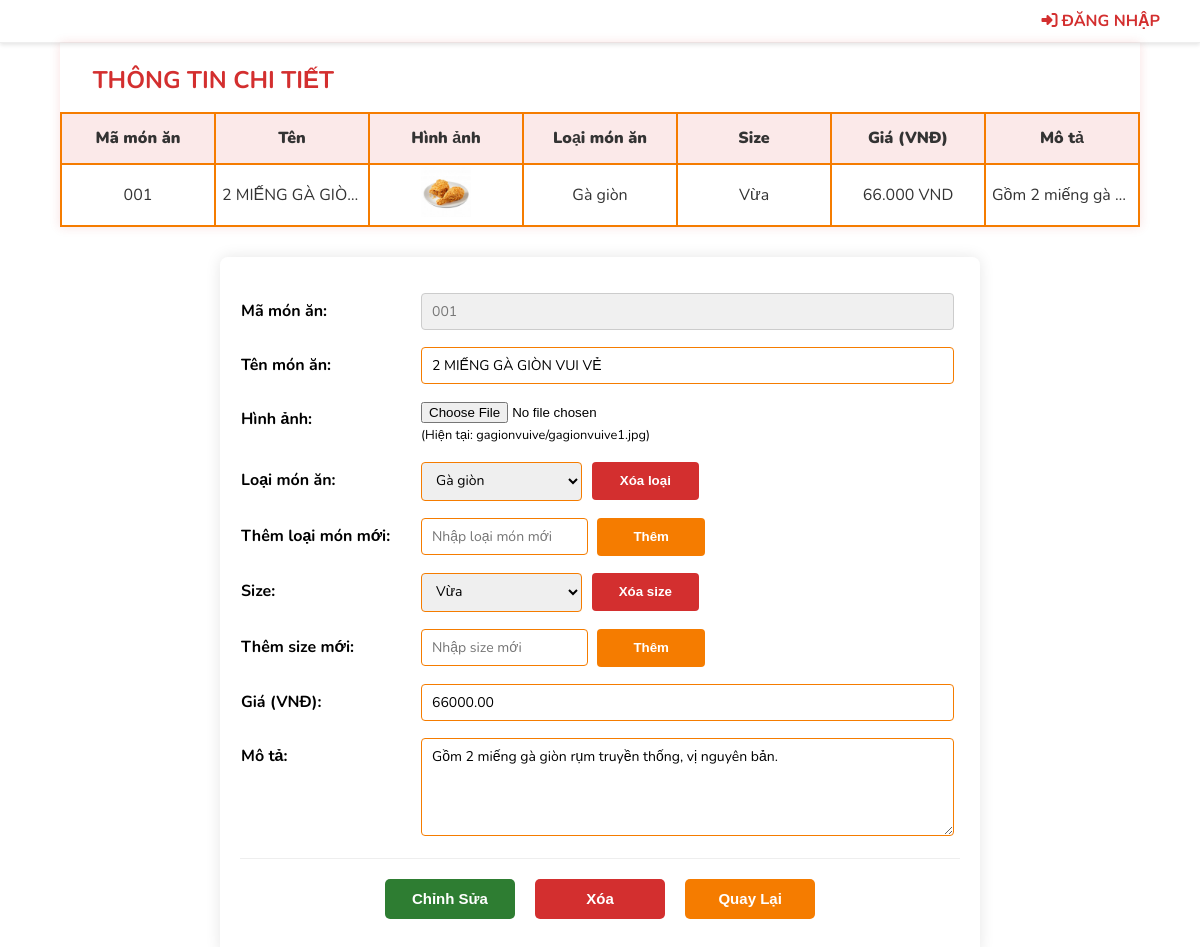
Before: /detail.php?mabienthe=1&page=1 with the older database file.
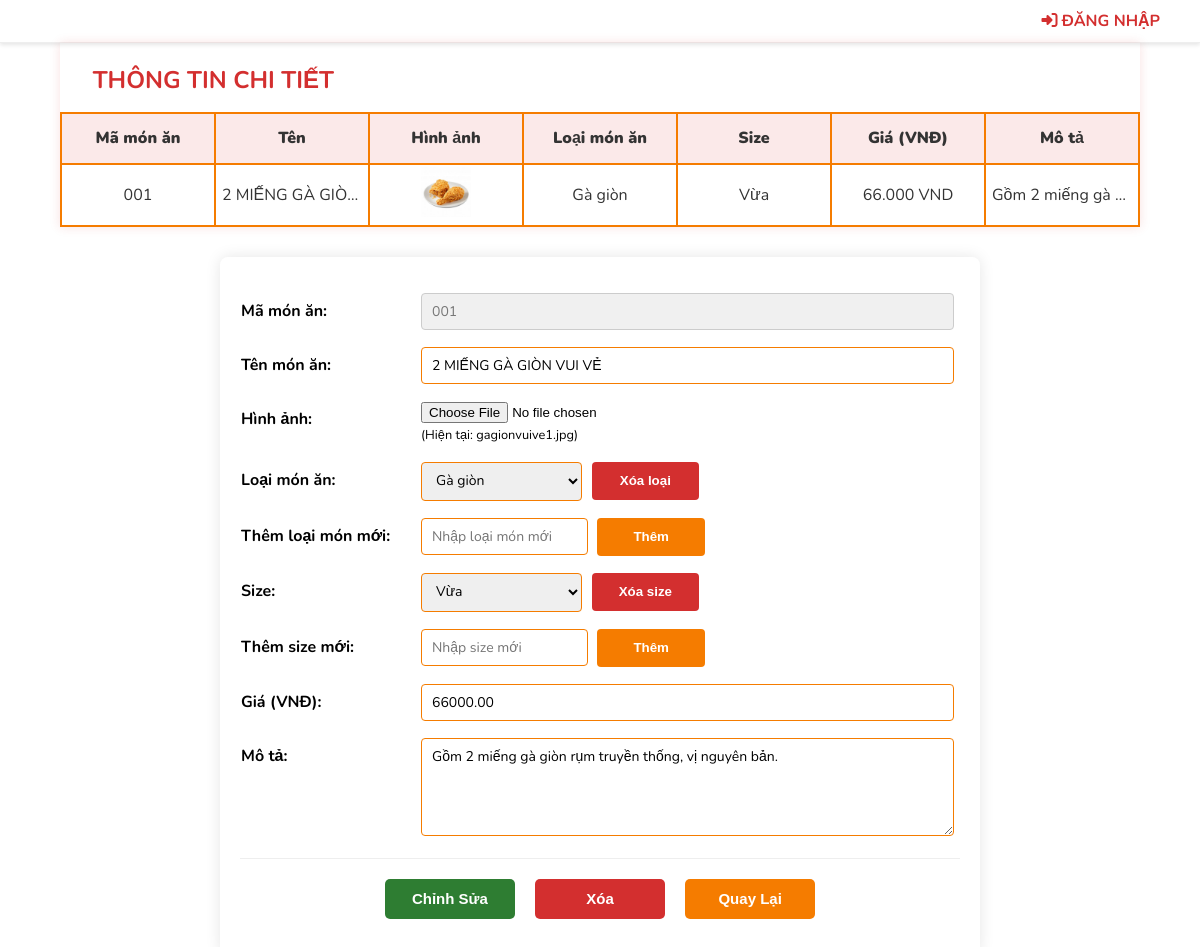
After: the same page with the newer database file.
### tables this page shows
CREATE TABLE LoaiMonAn (
    MaLoai INT AUTO_INCREMENT PRIMARY KEY,
    TenLoai VARCHAR(100) NOT NULL UNIQUE
);

CREATE TABLE BienTheMonAn (
    MaBienThe INT AUTO_INCREMENT PRIMARY KEY,
    
    MaMonAn INT NOT NULL,
    MaSize INT NOT NULL,  
    
    DonGia DECIMAL(18, 2) NOT NULL CHECK (DonGia >= 0),
    
    FOREIGN KEY (MaMonAn) REFERENCES MonAn(MaMonAn)
        ON DELETE CASCADE,
    FOREIGN KEY (MaSize) REFERENCES KichThuoc(MaSize)
        ON DELETE CASCADE,
    
     
    UNIQUE(MaMonAn, MaSize)
);

CREATE TABLE MonAn (
    MaMonAn INT AUTO_INCREMENT PRIMARY KEY,
    TenMonAn VARCHAR(255) NOT NULL,
    HinhAnh VARCHAR(500),
    MoTa TEXT,  
    
    MaLoai INT,
    FOREIGN KEY (MaLoai) REFERENCES LoaiMonAn(MaLoai)
        ON DELETE SET NULL 
        ON UPDATE CASCADE
);

CREATE TABLE KichThuoc (
    MaSize INT AUTO_INCREMENT PRIMARY KEY,
    TenSize VARCHAR(50) NOT NULL UNIQUE
);

### detail.php (the view, shortened to what this page needs)
<!DOCTYPE html>
<html lang="en">
<head>
    <link rel="stylesheet" href="css/detail.css">
</head>
<body>
    <?php include_once "includes/header2.php"; ?>
    <?php
        $hostname = "localhost";
        $username = "root";
        $password = "";
        $dbname = "quanly_cua_hang";
        $conn = mysqli_connect($hostname, $username, $password, $dbname);
        if( isset($_GET['mabienthe']) )
        {
            $maBienThe = $_GET['mabienthe'];
            $strSQL = "SELECT * FROM loaimonan, kichthuoc, monan, bienthemonan
                    WHERE loaimonan.MaLoai = monan.MaLoai
                    AND kichthuoc.MaSize = bienthemonan.MaSize
                    AND monan.MaMonAn = bienthemonan.MaMonAn
                    AND bienthemonan.MaBienThe = '$maBienThe'";
            $result = mysqli_query($conn, $strSQL);
            while( $row = mysqli_fetch_array($result) )
            {
                $maBienThe = $row['MaBienThe'];
                $tenMonAn = $row['TenMonAn'];
                $hinhAnh = $row['HinhAnh'];
                $tenLoai = $row['TenLoai'];
                $tenSize = $row['TenSize'];
                $maSize = $row['MaSize'];
                $donGia = $row['DonGia'];
                $moTa = $row['MoTa'];
            }
        }
    ?>
<?php
        function ChuanHoaMa($mma)
        {
            $kq = str_pad($mma, 3, '0', STR_PAD_LEFT);
            return $kq;
        }
        function SizeMonAn($size)
        {
            $hostname = "localhost";
            $username = "root";
            $password = "";
            $database = "quanly_cua_hang";
            $conn = mysqli_connect($hostname, $username, $password, $database);
            $strSQL_Size = "SELECT * FROM kichthuoc";
            $result_Size = mysqli_query($conn, $strSQL_Size);
            while( mysqli_num_rows($result_Size)>0 )
            {
                if( $row = mysqli_fetch_assoc($result_Size) )
                {
                    if( $size == $row['MaSize'] )
                    {
                        $kq = $row['TenSize'];
                        break;
                    }
                }
            }
            return $kq;
        }
        $sizeList = [];
        $strSQL_AllSize = "SELECT MaSize FROM kichthuoc";
        $resultAllSize = mysqli_query($conn, $strSQL_AllSize);
        if(mysqli_num_rows($resultAllSize) > 0)
        {
            while($r = mysqli_fetch_assoc($resultAllSize))
            {
                $sizeList[] = $r['MaSize'];
            }
        }
        $loaiList = [];
        $strSQL_AllLoai = "SELECT MaLoai FROM loaimonan";
        $resultAllLoai = mysqli_query($conn, $strSQL_AllLoai);
        if(mysqli_num_rows($resultAllLoai) > 0)
        {
            while($r = mysqli_fetch_assoc($resultAllLoai))
            {
                $loaiList[] = $r['MaLoai'];
            }
        }
        function LoaiMonAn($maloai)
        {
            $hostname = "localhost";
            $username = "root";
            $password = "";
            $database = "quanly_cua_hang";
            $conn = mysqli_connect($hostname, $username, $password, $database);
            $sql = "SELECT TenLoai FROM loaimonan WHERE MaLoai='$maloai'";
            $result = mysqli_query($conn, $sql);
            if($row = mysqli_fetch_assoc($result))
                return $row['TenLoai'];
            return "";
        }
    ?>
<form class="form1">
        <table>
            <tr>
                <td colspan="4">
                    <h2>THÔNG TIN CHI TIẾT</h2>
                </td>
            </tr>
            <tr class="tieude">
                <td>Mã món ăn</td>
                <td>Tên</td>
                <td>Hình ảnh</td>
                <td>Loại món ăn</td>
                <td>Size</td>
                <td>Giá (VNĐ)</td>
                <td>Mô tả</td>
            </tr>
            <?php
                echo "<tr class='noidung'>";
                    echo "<td>" . ChuanHoaMa($maBienThe) . "</td>";
                    echo "<td>" . $tenMonAn . "</td>";
                    $anh = "img/". $hinhAnh;
                    echo "<td>" . "<img src='$anh' width='50px' height='50px'>" . "</td>";
                    echo "<td>" . $tenLoai . "</td>";
                    echo "<td>" . $tenSize . "</td>";
                    echo "<td>" . number_format($donGia, 0, ',', '.') . " VND" . "</td>";
                    echo "<td>" . $moTa . "</td>";
                echo "</tr>";
            ?>
        </table>
    </form>
<form class="form2" method="post" enctype="multipart/form-data">
        <table>
            <tr>
                <td class="tieude">Mã món ăn:</td>
                <td class="noidung">
                    <input type="text" name="mabienthe"
                        value="<?php echo isset($maBienThe) ? ChuanHoaMa($maBienThe) : '' ?>" readonly>
                </td>
            </tr>
            <tr>
                <td class="tieude">Tên món ăn:</td>
                <td class="noidung">
                    <input type="text" name="tenmonan"
                        value="<?php echo isset($tenMonAn) ? $tenMonAn : '' ?>">
                </td>
            </tr>
            <tr>
                <td class="tieude">Hình ảnh:</td>
                <td class="noidung">
                    <input type="file" name="hinhanh" accept="image/*">
                    <br>
                    <span style="font-size: 0.8em;">(Hiện tại: <?php echo isset($hinhAnh) ? $hinhAnh : '' ?>)</span>
                </td>
            </tr>
            <tr>
                <td class="tieude">Loại món ăn:</td>
                <td class="dropdownsize">
                    <select name="loaimonan">
                        <?php
                            foreach($loaiList as $maloai)
                            {
                                $tenLoaiList = LoaiMonAn($maloai);
                                $selected = ($tenLoai == $tenLoaiList) ? "selected" : "";
                                echo "<option value='$maloai' $selected>$tenLoaiList</option>";
                            }
                        ?>
                    </select>
                    <input type="submit" name="btnDeleteLoai" value="Xóa loại" onclick="return confirm('Bạn có chắc muốn xóa loại này?');">
                </td>
            </tr>
            <tr>
                <td class="tieude">Thêm loại món mới:</td>
                <td class="themloai">
                    <input type="text" class="loaimoi" name="tenloai" placeholder="Nhập loại món mới">
                    <input type="submit" class="btnloaimoi" name="btnthemloai" value="Thêm">
                </td>
            </tr>
            <tr>
                <td class="tieude">Size:</td>
                <td  class="dropdownsize">
                    <select name="size">
                        <?php
                            foreach($sizeList as $size)
                            {
                                $tenSizee = SizeMonAn($size);
                                $selected = ($size == $maSize) ? "selected" : "";
                                echo "<option value='$size' $selected>$tenSizee</option>";
                            }
                        ?>
                    </select>
                    <input type="submit" name="btnDeleteSize" value="Xóa size" onclick="return confirm('Bạn có chắc muốn xóa size này?');">
                </td>
            </tr>
            <tr>
                <td class="tieude">
                    Thêm size mới:
                </td>
                <td class="themsize">
                    <input type="text" class="sizemoi" name="tensize" placeholder="Nhập size mới">
                    <input type="submit" class="btnsizemoi" name="btnthemsize" value="Thêm">
                </td>
            </tr>
            <tr>
                <td class="tieude">Giá (VNĐ):</td>
                <td class="noidung">
                    <input type="text" name="gia"
                        value="<?php echo isset($donGia) ? $donGia : '' ?>">
                </td>
            </tr>
            <tr>
                <td class="tieude">Mô tả:</td>
                <td class="noidung">
                    <textarea name="mota" rows="4" cols="50"><?php
                        echo isset($moTa) ? $moTa : '';
                    ?></textarea>
                </td>
            </tr>
            <tr>
                <td colspan="2" class="tdbtn">
                    <input type="submit" class="btnEdit" name="btnedit" value="Chỉnh Sửa">
                    <input type="submit" class="btnDelete" name="btndelete" value="Xóa">
                    <input type="submit" class="btnBack" name="btnback" value="Quay Lại">
                </td>
            </tr>
        </table>
    </form>
</body>
</html>

### includes/header2.php (shortened to what this page needs)
<!DOCTYPE html>
<html lang="vi">
<head>
  <link rel="stylesheet" href="https://cdnjs.cloudflare.com/ajax/libs/font-awesome/6.4.0/css/all.min.css" />
  <link rel="stylesheet" href="css/header2.css">
</head>
<body>
  <header class="header-wrapper">
    <div class="header-user">
      <?php if (isset($_SESSION['loggedin'])): ?>
        <div class="user-auth" id="userAuthDropdown">
          <div class="dropdown-toggle">
            <i class="fas fa-user-circle" style="font-size: 1.5rem; color: #d32f2f;"></i>
            <span><?php echo htmlspecialchars($_SESSION['HoTen'] ?? 'Admin'); ?></span>
            <i class="fas fa-caret-down" style="font-size: 0.8rem; color: #999;"></i>
          </div>
          <div class="dropdown-menu">
            <a href="home.php"><i class="fas fa-utensils"></i> Quản lý món ăn</a>
            <a href="duyet_don.php"><i class="fas fa-check-circle"></i> Duyệt đơn hàng</a>
            <a href="DangNhap.php?logout=true" onclick="return confirm('Bạn có chắc muốn đăng xuất?');">
              <i class="fas fa-sign-out-alt"></i> Đăng xuất
            </a>
          </div>
        </div>
      <?php else: ?>
        <a href="DangNhap.php" style="text-decoration: none; color: #d32f2f; font-weight: bold; padding: 5px 10px;">
          <i class="fas fa-sign-in-alt"></i> ĐĂNG NHẬP
        </a>
      <?php endif; ?>
    </div>
  </header>
</body>
</html>

### css/detail.css (style rules this page uses)
body { display: flex; flex-direction: column; justify-content: flex-start; align-items: center; margin: 0; min-height: 100vh; font-family: 'Nunito', sans-serif; margin-top: 20px; background-color: #fff; }
h2 { color: #d32f2f; margin-left: 5%; text-transform: uppercase; margin-bottom: 15px; }
.form1 { width: 90%; margin-bottom: 20px; }
.form1 table { border-collapse: collapse; table-layout: fixed; width: 100%; box-shadow: 0 0 10px rgba(211, 47, 47, 0.15); }
.form1 .tieude td, .noidung td { border: 2px solid #f57c00; text-align: center; vertical-align: middle; height: 45px; overflow: hidden; white-space: nowrap; text-overflow: ellipsis; padding: 2px 6px; color: #333; }
.tieude td { background-color: rgba(211, 47, 47, 0.1); color: #d32f2f; font-weight: 900; }
.noidung td { background-color: #fff; }
.form2 { width: 60%; margin-top: 10px; padding: 20px; box-shadow: 0 0 15px rgba(0, 0, 0, 0.1); border-radius: 8px; margin-bottom: 50px; }
.form2 table { border-collapse: separate; border-spacing: 0 15px; width: 100%; }
.form2 .tieude { font-weight: bold; width: 25%; color: black; vertical-align: top; padding-top: 8px; }
.form2 .noidung { width: 75%; vertical-align: middle; }
.form2 input[type="text"], .form2 textarea, .form2 select { width: 95%; padding: 8px 10px; border: 1px solid #f57c00; border-radius: 4px; outline: none; font-family: 'Nunito', sans-serif; transition: 0.3s; font-size: 14px; }
.form2 .noidung textarea { height: 80px; resize: vertical; }
input[readonly] { background-color: #f0f0f0; color: #777; border-color: #ccc !important; }
.dropdownsize select { width: 30%; }
.dropdownsize input[type="submit"] { width: 20%; height: 38px; font-weight: bold; background-color: #d32f2f; color: #fff; border-radius: 4px; border: none; cursor: pointer; transition: 0.3s; margin-left: 5px; }
.loaimoi, .sizemoi { width: 27% !important; }
.btnloaimoi, .btnsizemoi { width: 20%; height: 38px; font-weight: bold; background-color: #f57c00; color: #fff; border-radius: 4px; border: none; cursor: pointer; transition: 0.3s; margin-left: 5px; }
.tdbtn { text-align: center; padding-top: 20px; border-top: 1px solid #eee; }
.tdbtn input { width: 130px; height: 40px; font-weight: bold; border-radius: 5px; border: none; color: #fff; margin: 0 8px; cursor: pointer; font-size: 15px; transition: 0.3s; }
.btnEdit { background-color: #2e7d32; }
.btnDelete { background-color: #d32f2f; }
.btnBack { background-color: #f57c00; }

### css/header2.css (style rules this page uses)
body { margin: 0; padding: 0; }
.header-wrapper { width: 100%; box-sizing: border-box; display: flex; justify-content: flex-end; align-items: center; padding: 10px 30px; background-color: #ffffff; box-shadow: 0 2px 4px rgba(0,0,0,0.1); border-bottom: 1px solid #eee; font-family: 'Nunito', sans-serif; }
.header-user { margin-left: auto; }

Changed rows visible on the page:
changed through a linked row, loaimonan "Gà giòn": monan.HinhAnh "gagionvuive/gagionvuive1.jpg" → "gagionvuive1.jpg"
